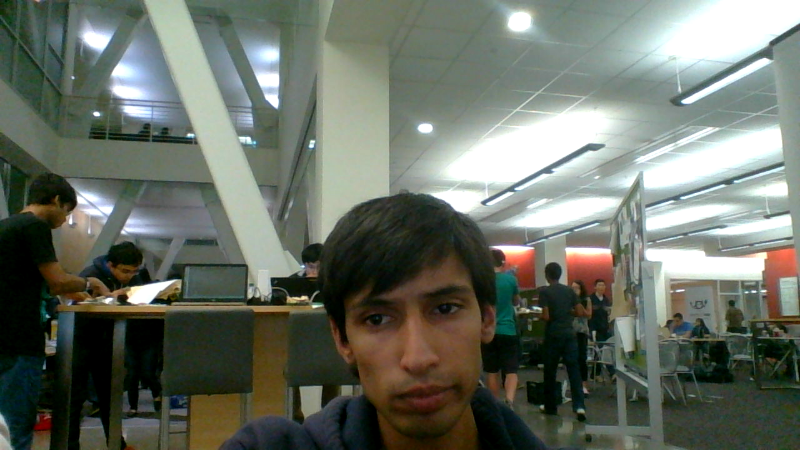
#> input picture server/biome-app/images/img_0.png, 800 x 450 px; its folder holds only this picture in this run
$ python -i pupil.py   (imports and definitions only)   (older library calls are emulated)
#> lines starting #> are read from the running program, lines starting #| are printed output that depends on the picture
import skimage
from skimage import io
# [1 line not run here, left out]
import skimage.filter as filter
from skimage.io import imshow
from skimage.transform import hough_circle
from skimage.feature import peak_local_max
from skimage.draw import circle_perimeter
from skimage.morphology import disk, erosion, dilation
from data import Dataset
import numpy as np

def find_pupil(image, threshold=25):
    #image = image < threshold
    #image = dilation(image, disk(5))
    #imshow(image)
    image = filter.canny(image, sigma=2, low_threshold=10, high_threshold=50)
    return find_circles(image, np.arange(15, 40, 2))[0:1]

def find_circles(image, input_radii):
    result = hough_circle(image, input_radii)
    centers = []
    accums = []
    radii = []
    for radius, h in zip(input_radii, result):
        # For each radius, extract two circles
        peaks = peak_local_max(h, num_peaks=2)
        centers.extend(peaks)
        accums.extend(h[peaks[:, 0], peaks[:, 1]])
        radii.extend([radius, radius])
    circles = []
    for idx in np.argsort(accums)[::-1][:5]:
        center_x, center_y = centers[idx]
        radius = radii[idx]
        circles.append((center_x, center_y, radius))
    return circles

>>> import cv2
>>> picture = cv2.imread('../images/img_0.png', cv2.IMREAD_GRAYSCALE)
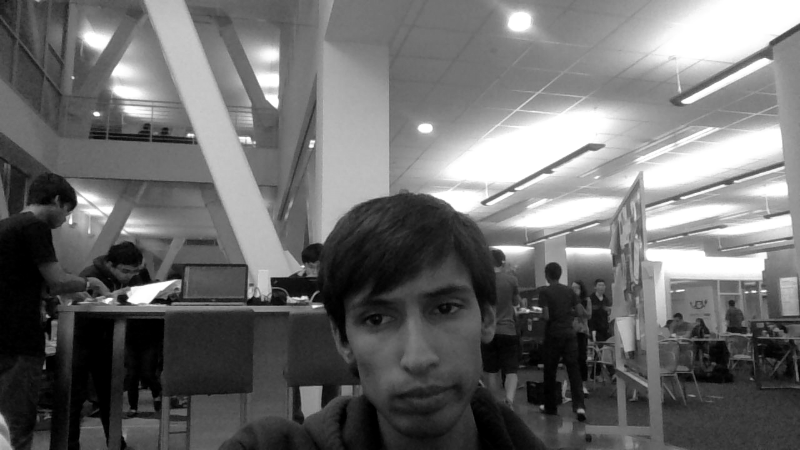
#> picture: shape (450, 800); min 0, max 255, mean 108.5
>>> result = find_pupil(picture)
#> in find_pupil, `image = filter.canny(image, sigma=2, low_threshold=10, high_threshold=..`:
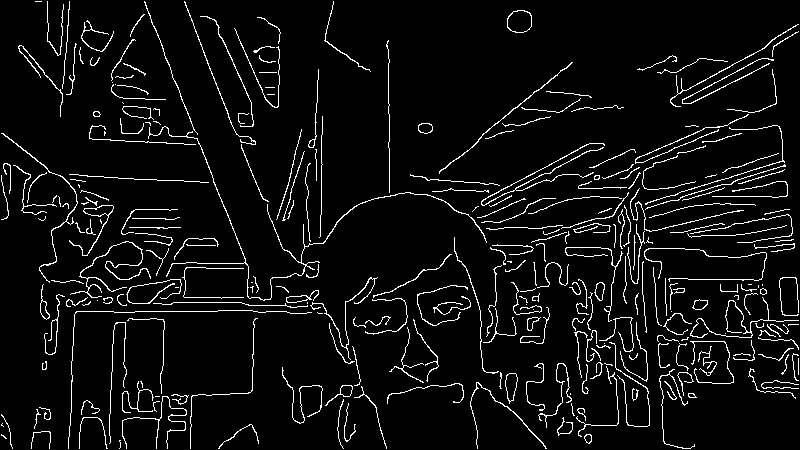
#> image: shape (450, 800) bool; 5.8% white in thin lines or dots
#> the loop in find_circles, `for radius, h in zip(input_radii, result):` made 13 passes
#> (radius, peaks) on passes 1 to 12: (15, [[401, 306], [226, 778]]), (17, [[294, 91], [358, 693]]), (19, [[260, 124], [339, 771]]), (21, [[311, 747], [194, 50]]), (23, [[225, 667], [284, 293]]), (25, [[272, 589], [87, 750]]), (27, [[200, 49], [197, 55]]), (29, [[396, 596], [351, 649]]), (31, [[310, 697], [223, 514]]), (33, [[350, 625], [221, 512]]), (35, [[219, 514], [221, 588]]), (37, [[261, 597], [322, 455]])
#> after the loop in find_circles, `for radius, h in zip(input_radii, result):`: accums = 26 values, max 0.518 at index 4, min 0.263 at index 25, mean 0.331; centers = 26 pairs, first value 87 to 401, second value 49 to 778; radii = 26 values from 15 to 39
#> the loop in find_circles, `for idx in np.argsort(accums)[::-1][:5]:` made 5 passes
#> (idx, center_x, center_y, radius) on passes 1, 2, 4, 5: (4, 260, 124, 19), (0, 401, 306, 15), (2, 294, 91, 17), (1, 226, 778, 15)
#> (center_x, center_y, radius) on pass 3: (358, 693, 17)
#> after the loop in find_circles, `for idx in np.argsort(accums)[::-1][:5]:`: circles = [(260, 124, 19), (401, 306, 15), (358, 693, 17), (294, 91, 17), (226, 778, 15)]
#> result = [(260, 124, 19)]

$ run again, on server/biome-app/images/img_1.png
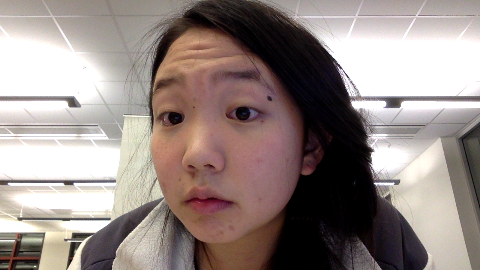
#> input picture server/biome-app/images/img_1.png, 480 x 270 px
#> `picture = cv2.imread('../images/img_0.png', cv2.IMREAD_GRAYSCALE)`:
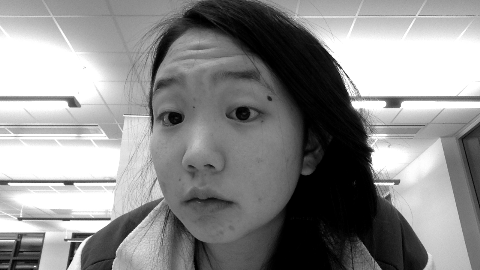
#> picture: shape (270, 480); min 0, max 255, mean 140.7
#> in find_pupil, `image = filter.canny(image, sigma=2, low_threshold=10, high_threshold=..`:
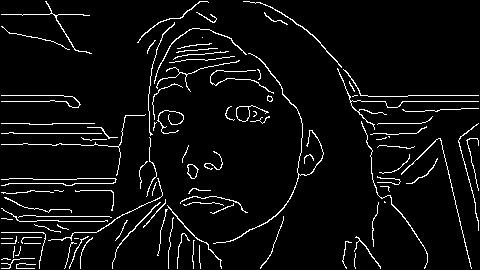
#> image: shape (270, 480) bool; 5.3% white in thin lines or dots
#> the loop in find_circles, `for radius, h in zip(input_radii, result):` made 13 passes
#> (radius, peaks) on passes 1 to 8: (15, [[49, 219], [49, 220]]), (17, [[247, 31], [155, 388]]), (19, [[54, 187], [202, 94]]), (21, [[33, 192], [100, 246]]), (23, [[156, 97], [100, 171]]), (25, [[49, 183], [158, 95]]), (27, [[205, 89], [78, 183]]), (29, [[61, 194], [152, 407]])
#> after the loop in find_circles, `for radius, h in zip(input_radii, result):`: accums = 26 values, max 0.375 at index 4, min 0.223 at index 25, mean 0.284; centers = 26 pairs, first value 33 to 247, second value 31 to 407; radii = 26 values from 15 to 39
#> the loop in find_circles, `for idx in np.argsort(accums)[::-1][:5]:` made 5 passes
#> (idx, center_x, center_y, radius) on passes 1 to 5: (4, 54, 187, 19), (6, 33, 192, 21), (5, 202, 94, 19), (0, 49, 219, 15), (1, 49, 220, 15)
#> after the loop in find_circles, `for idx in np.argsort(accums)[::-1][:5]:`: circles = [(54, 187, 19), (33, 192, 21), (202, 94, 19), (49, 219, 15), (49, 220, 15)]
#> result = [(54, 187, 19)]

$ run again, on server/biome-app/images/img_2.png
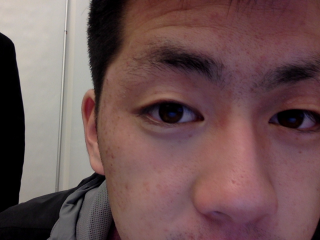
#> input picture server/biome-app/images/img_2.png, 320 x 240 px
#> `picture = cv2.imread('../images/img_0.png', cv2.IMREAD_GRAYSCALE)`:
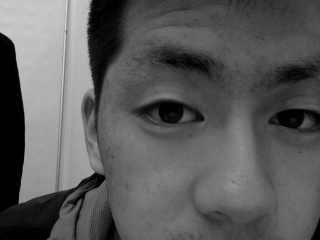
#> picture: shape (240, 320); min 0, max 221, mean 90.6
#> in find_pupil, `image = filter.canny(image, sigma=2, low_threshold=10, high_threshold=..`:
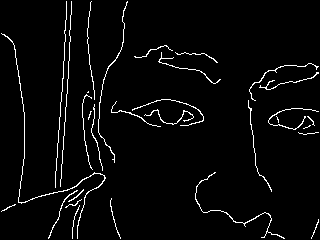
#> image: shape (240, 320) bool; 3.4% white in thin lines or dots
#> the loop in find_circles, `for radius, h in zip(input_radii, result):` made 13 passes
#> (radius, peaks) on passes 1 to 8: (15, [[113, 291], [108, 169]]), (17, [[194, 212], [111, 82]]), (19, [[194, 214], [159, 81]]), (21, [[195, 216], [212, 59]]), (23, [[168, 84], [170, 79]]), (25, [[152, 82], [167, 81]]), (27, [[216, 86], [164, 83]]), (29, [[161, 85], [163, 85]])
#> after the loop in find_circles, `for radius, h in zip(input_radii, result):`: accums = 26 values, max 0.33 at index 0, min 0.183 at index 25, mean 0.25; centers = 26 pairs, first value 36 to 216, second value 56 to 291; radii = 26 values from 15 to 39
#> the loop in find_circles, `for idx in np.argsort(accums)[::-1][:5]:` made 5 passes
#> (center_x, center_y, radius) on passes 1 to 3: (113, 291, 15), (108, 169, 15), (194, 212, 17)
#> after the loop in find_circles, `for idx in np.argsort(accums)[::-1][:5]:`: circles = [(113, 291, 15), (108, 169, 15), (194, 212, 17), (168, 84, 23), (111, 82, 17)]
#> result = [(113, 291, 15)]

$ run again, on server/biome-app/images/img_3.png
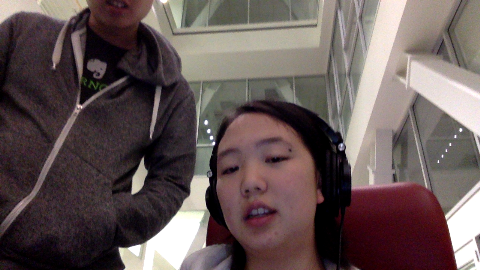
#> input picture server/biome-app/images/img_3.png, 480 x 270 px
#> `picture = cv2.imread('../images/img_0.png', cv2.IMREAD_GRAYSCALE)`:
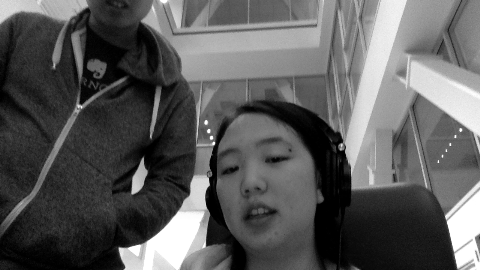
#> picture: shape (270, 480); min 0, max 255, mean 90.5
#> in find_pupil, `image = filter.canny(image, sigma=2, low_threshold=10, high_threshold=..`:
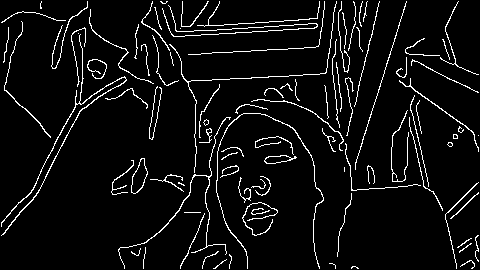
#> image: shape (270, 480) bool; 5.9% white in thin lines or dots
#> the loop in find_circles, `for radius, h in zip(input_radii, result):` made 13 passes
#> (radius, peaks) on passes 1 to 8: (15, [[217, 258], [64, 143]]), (17, [[61, 349], [76, 94]]), (19, [[78, 93], [60, 346]]), (21, [[65, 160], [76, 430]]), (23, [[197, 228], [65, 158]]), (25, [[199, 230], [43, 344]]), (27, [[198, 232], [71, 109]]), (29, [[67, 152], [70, 106]])
#> after the loop in find_circles, `for radius, h in zip(input_radii, result):`: accums = 26 values, max 0.477 at index 0, min 0.25 at index 23, mean 0.297; centers = 26 pairs, first value 43 to 217, second value 93 to 430; radii = 26 values from 15 to 39
#> the loop in find_circles, `for idx in np.argsort(accums)[::-1][:5]:` made 5 passes
#> (center_x, center_y, radius) on passes 1, 2, 3, 5: (217, 258, 15), (64, 143, 15), (61, 349, 17), (78, 93, 19)
#> after the loop in find_circles, `for idx in np.argsort(accums)[::-1][:5]:`: circles = [(217, 258, 15), (64, 143, 15), (61, 349, 17), (197, 228, 23), (78, 93, 19)]
#> result = [(217, 258, 15)]
